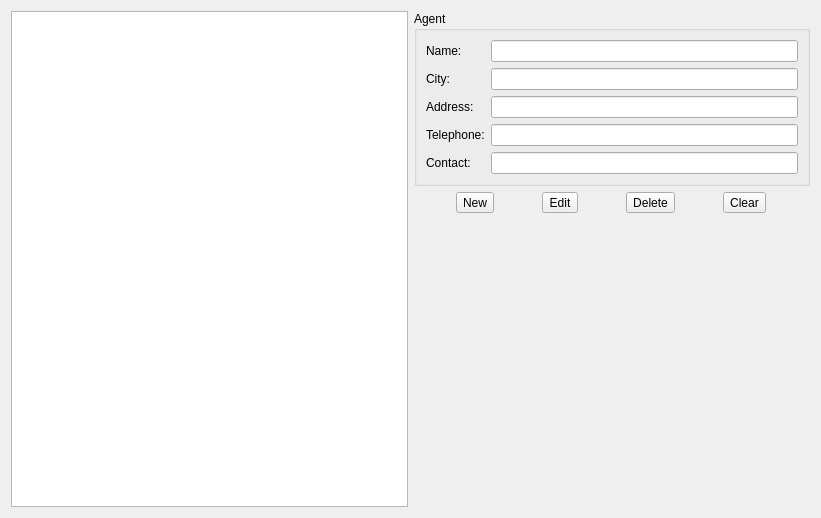
<?xml version="1.0" encoding="UTF-8"?>
<ui version="4.0">
 <class>ListAgents</class>
 <widget class="QWidget" name="ListAgents">
  <property name="geometry">
   <rect>
    <x>0</x>
    <y>0</y>
    <width>821</width>
    <height>518</height>
   </rect>
  </property>
  <property name="windowTitle">
   <string>Form</string>
  </property>
  <layout class="QHBoxLayout" name="horizontalLayout_2">
   <item>
    <widget class="myTreeView" name="treeView"/>
   </item>
   <item>
    <layout class="QVBoxLayout" name="verticalLayout_2">
     <item>
      <widget class="QGroupBox" name="groupBox">
       <property name="title">
        <string>Agent</string>
       </property>
       <layout class="QVBoxLayout" name="verticalLayout">
        <item>
         <layout class="QGridLayout" name="gridLayout">
          <item row="1" column="0">
           <widget class="QLabel" name="label_4">
            <property name="text">
             <string>City:</string>
            </property>
           </widget>
          </item>
          <item row="3" column="0">
           <widget class="QLabel" name="label_3">
            <property name="text">
             <string>Telephone:</string>
            </property>
           </widget>
          </item>
          <item row="0" column="1">
           <widget class="QLineEdit" name="nameEdit"/>
          </item>
          <item row="0" column="0">
           <widget class="QLabel" name="label">
            <property name="text">
             <string>Name:</string>
            </property>
           </widget>
          </item>
          <item row="3" column="1">
           <widget class="QLineEdit" name="phoneEdit"/>
          </item>
          <item row="2" column="0">
           <widget class="QLabel" name="label_2">
            <property name="text">
             <string>Address:</string>
            </property>
           </widget>
          </item>
          <item row="1" column="1">
           <widget class="QLineEdit" name="cityEdit"/>
          </item>
          <item row="4" column="0">
           <widget class="QLabel" name="label_5">
            <property name="text">
             <string>Contact:</string>
            </property>
           </widget>
          </item>
          <item row="4" column="1">
           <widget class="QLineEdit" name="contactEdit"/>
          </item>
          <item row="2" column="1">
           <widget class="QLineEdit" name="addrEdit"/>
          </item>
         </layout>
        </item>
       </layout>
      </widget>
     </item>
     <item>
      <layout class="QHBoxLayout" name="horizontalLayout">
       <item>
        <widget class="QToolButton" name="newButton">
         <property name="text">
          <string>New</string>
         </property>
        </widget>
       </item>
       <item>
        <widget class="QToolButton" name="editButton">
         <property name="text">
          <string>Edit</string>
         </property>
        </widget>
       </item>
       <item>
        <widget class="QToolButton" name="delButton">
         <property name="text">
          <string>Delete</string>
         </property>
        </widget>
       </item>
       <item>
        <widget class="QToolButton" name="clearButton">
         <property name="text">
          <string>Clear</string>
         </property>
        </widget>
       </item>
      </layout>
     </item>
     <item>
      <spacer name="verticalSpacer">
       <property name="orientation">
        <enum>Qt::Vertical</enum>
       </property>
       <property name="sizeHint" stdset="0">
        <size>
         <width>20</width>
         <height>40</height>
        </size>
       </property>
      </spacer>
     </item>
    </layout>
   </item>
  </layout>
 </widget>
 <customwidgets>
  <customwidget>
   <class>myTreeView</class>
   <extends>QTreeView</extends>
   <header location="global">mytreeview.h</header>
  </customwidget>
 </customwidgets>
 <tabstops>
  <tabstop>treeView</tabstop>
  <tabstop>nameEdit</tabstop>
  <tabstop>cityEdit</tabstop>
  <tabstop>addrEdit</tabstop>
  <tabstop>phoneEdit</tabstop>
  <tabstop>contactEdit</tabstop>
  <tabstop>newButton</tabstop>
  <tabstop>editButton</tabstop>
  <tabstop>delButton</tabstop>
  <tabstop>clearButton</tabstop>
 </tabstops>
 <resources/>
 <connections/>
</ui>
